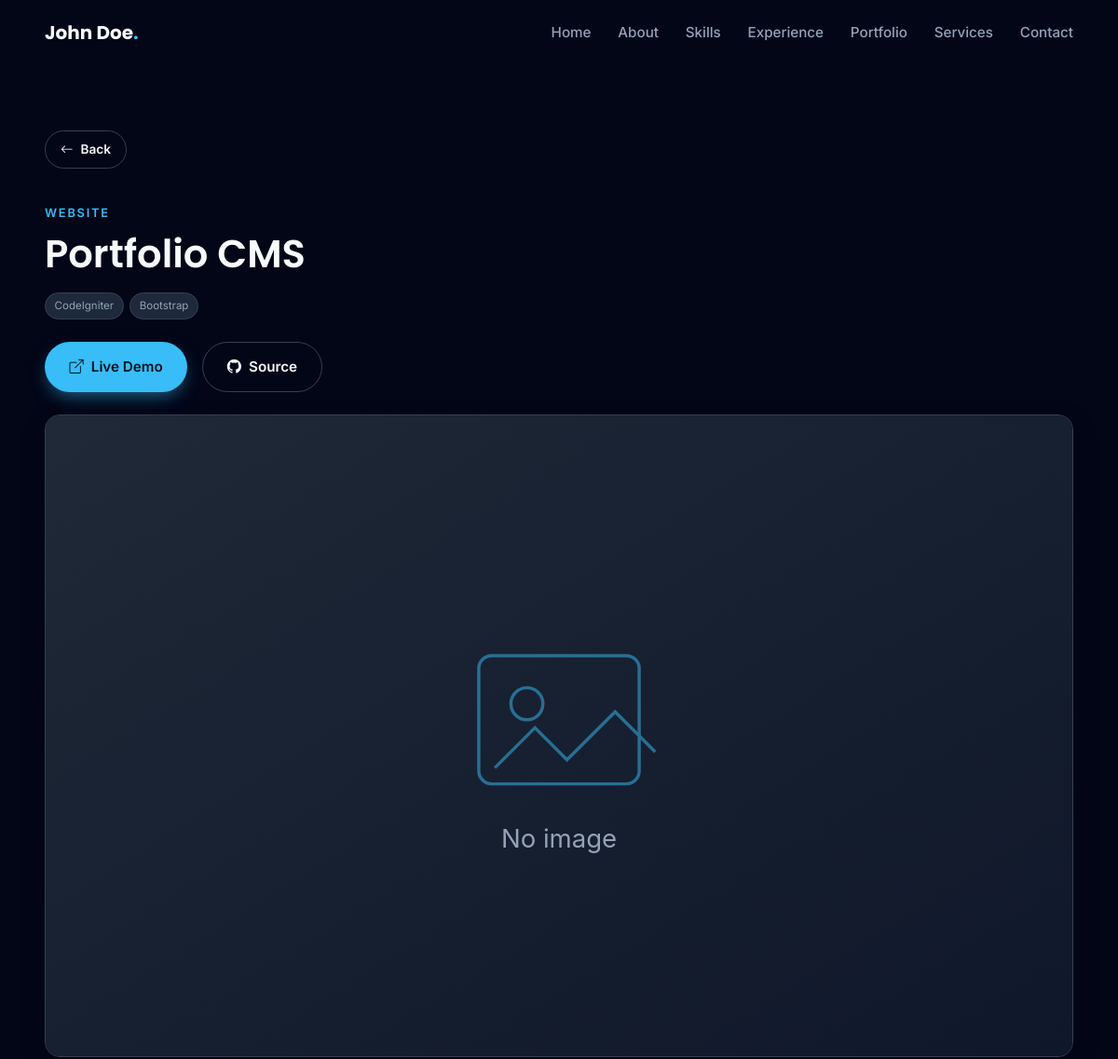
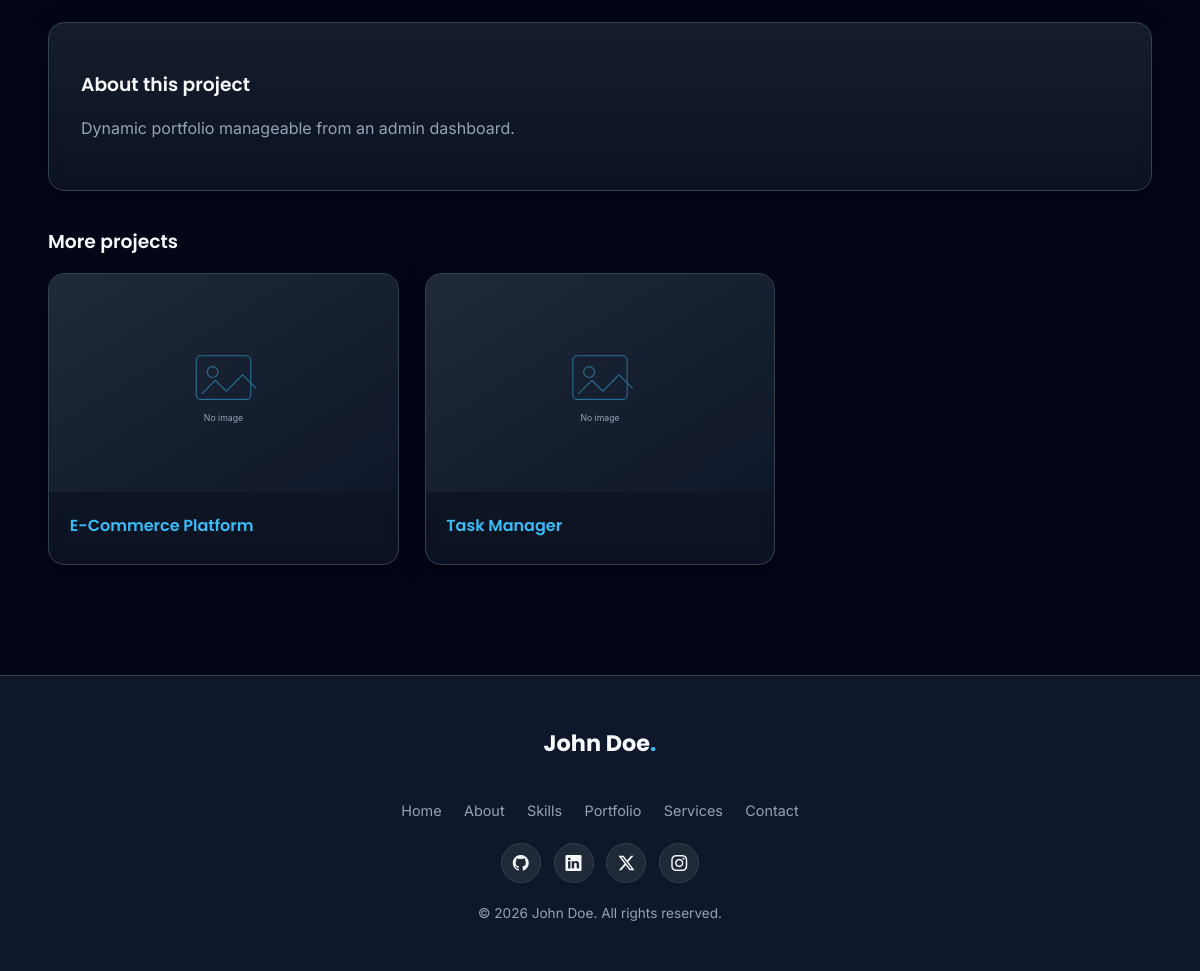
Page /portfolio/portfolio-cms on the committed database (2 pictures, top to bottom).
### tables this page shows
CREATE TABLE `profiles` (
  `id`         INT UNSIGNED NOT NULL AUTO_INCREMENT,
  `name`       VARCHAR(120) NOT NULL,
  `title`      VARCHAR(150) DEFAULT NULL,
  `photo`      VARCHAR(255) DEFAULT NULL,
  `bio`        TEXT,
  `email`      VARCHAR(150) DEFAULT NULL,
  `phone`      VARCHAR(50)  DEFAULT NULL,
  `address`    VARCHAR(255) DEFAULT NULL,
  `birthday`   DATE DEFAULT NULL,
  `freelance`  ENUM('Available','Not Available') DEFAULT 'Available',
  `linkedin`   VARCHAR(255) DEFAULT NULL,
  `github`     VARCHAR(255) DEFAULT NULL,
  `instagram`  VARCHAR(255) DEFAULT NULL,
  `facebook`   VARCHAR(255) DEFAULT NULL,
  `twitter`    VARCHAR(255) DEFAULT NULL,
  `youtube`    VARCHAR(255) DEFAULT NULL,
  `website`    VARCHAR(255) DEFAULT NULL,
  `resume`     VARCHAR(255) DEFAULT NULL,
  `updated_at` DATETIME DEFAULT CURRENT_TIMESTAMP ON UPDATE CURRENT_TIMESTAMP,
  PRIMARY KEY (`id`)
);

CREATE TABLE `portfolios` (
  `id`          INT UNSIGNED NOT NULL AUTO_INCREMENT,
  `title`       VARCHAR(200) NOT NULL,
  `slug`        VARCHAR(220) NOT NULL UNIQUE,
  `category`    VARCHAR(100) DEFAULT NULL,
  `thumbnail`   VARCHAR(255) DEFAULT NULL,
  `description` TEXT,
  `technology`  VARCHAR(255) DEFAULT NULL,
  `github_url`  VARCHAR(255) DEFAULT NULL,
  `demo_url`    VARCHAR(255) DEFAULT NULL,
  `status`      ENUM('Published','Draft') DEFAULT 'Published',
  `featured`    TINYINT(1) DEFAULT 0,
  `meta_title`  VARCHAR(200) DEFAULT NULL,
  `meta_description` VARCHAR(255) DEFAULT NULL,
  `sort_order`  INT DEFAULT 0,
  `views`       INT UNSIGNED DEFAULT 0,
  `created_at`  DATETIME DEFAULT CURRENT_TIMESTAMP,
  PRIMARY KEY (`id`)
);

CREATE TABLE `social_medias` (
  `id`    INT UNSIGNED NOT NULL AUTO_INCREMENT,
  `platform` VARCHAR(60) NOT NULL,
  `icon`  VARCHAR(80) DEFAULT NULL,
  `url`   VARCHAR(255) NOT NULL,
  `sort_order` INT DEFAULT 0,
  PRIMARY KEY (`id`)
);

### application/controllers/Portfolio.php (called while the page is built, shortened)
<?php
class Portfolio extends Public_Controller {
    public function __construct()
    {
        parent::__construct();
        $this->load->model('Portfolio_model');
    }
    public function detail($slug)
    {
        $project = $this->Portfolio_model->by_slug($slug);
        $this->Portfolio_model->increment_views($project['id']);
        $data = array(
            'project'    => $project,
            'gallery'    => $this->Portfolio_model->images($project['id']),
            'related'    => array_slice($this->Portfolio_model->published(), 0, 3),
            'page_title' => $project['meta_title'] ?: $project['title'],
        );
        $this->load->view('portfolio/detail', $data);
    }
}

### index.php (called while the page is built, shortened)
<?php
require_once BASEPATH.'core/CodeIgniter.php';

### application/models/Profile_model.php (called while the page is built, shortened)
<?php
class Profile_model extends MY_Model {
    protected $table = 'profiles';
    public function get()
    {
        return $this->db->order_by('id', 'ASC')->limit(1)->get($this->table)->row_array();
    }
}

### application/core/MY_Controller.php (called while the page is built, shortened)
<?php
class Public_Controller extends MY_Controller {
    public function __construct()
    {
        $this->load->model(array('Setting_model', 'Profile_model', 'Social_model'));
        $this->settings = $this->Setting_model->all_kv();
        $this->load->vars(array(
            'settings' => $this->settings,
            'profile'  => $this->Profile_model->get(),
            'socials'  => $this->Social_model->all(),
        ));
    }
}

### application/helpers/general_helper.php (called while the page is built, shortened)
<?php
if ( ! function_exists('e'))
{
    function e($value)
    {
        return htmlspecialchars((string) $value, ENT_QUOTES, 'UTF-8');
    }
}

### application/core/MY_Model.php (called while the page is built, shortened)
<?php
class MY_Model extends CI_Model {
    protected $table    = '';
    protected $order_by = 'id ASC';
    public function all($where = array())
    {
        if ( ! empty($where)) $this->db->where($where);
        if ($this->order_by)  $this->db->order_by($this->order_by);
        return $this->db->get($this->table)->result_array();
    }
    public function find_by($field, $value)
    {
        return $this->db->where($field, $value)->get($this->table)->row_array();
    }
}

### application/models/Portfolio_model.php (called while the page is built, shortened)
<?php
class Portfolio_model extends MY_Model {
    public function published()
    {
        return $this->all(array('status' => 'Published'));
    }
    public function by_slug($slug)
    {
        return $this->find_by('slug', $slug);
    }
    public function images($portfolio_id)
    {
        return $this->db->where('portfolio_id', $portfolio_id)
                        ->order_by('sort_order', 'ASC')
                        ->get('portfolio_images')->result_array();
    }
}

### application/views/portfolio/detail.php (the view, shortened to what this page needs)
<?php
$this->load->view('layouts/header');
?>
<section class="detail-hero">
  <div class="container">
    <a href="<?= base_url() ?>#portfolio" class="btn btn-ghost btn-sm" style="margin-bottom:1.5rem"><i class="bi bi-arrow-left"></i> Back</a>
    <p class="section-eyebrow"><?= e($project['category']) ?></p>
    <h1 class="section-title"><?= e($project['title']) ?></h1>
    <div class="tags" style="margin:1rem 0">
      <?php foreach (explode(',', (string)$project['technology']) as $t): if(trim($t)==='')continue; ?><span class="tag"><?= e(trim($t)) ?></span><?php endforeach; ?>
    </div>
    <div class="cta" style="display:flex;gap:1rem;margin:1.5rem 0">
      <?php if ($project['demo_url']): ?><a href="<?= e($project['demo_url']) ?>" target="_blank" rel="noopener" class="btn btn-primary"><i class="bi bi-box-arrow-up-right"></i> Live Demo</a><?php endif; ?>
      <?php if ($project['github_url']): ?><a href="<?= e($project['github_url']) ?>" target="_blank" rel="noopener" class="btn btn-ghost"><i class="bi bi-github"></i> Source</a><?php endif; ?>
    </div>
    <img class="about-photo" style="width:100%;margin:1rem 0" src="<?= $project['thumbnail'] ? upload_url('portfolio/'.$project['thumbnail']) : base_url('assets/images/placeholder.svg') ?>" alt="<?= e($project['title']) ?>">
    <div class="glass" style="padding:2rem;margin-top:1.5rem">
      <h3>About this project</h3>
      <p class="text-muted-2"><?= nl2br(e($project['description'])) ?></p>
    </div>
    <?php if ( ! empty($related)): ?>
    <h3 style="margin-top:2.5rem">More projects</h3>
    <div class="portfolio-grid" style="margin-top:1rem">
      <?php foreach ($related as $p): if($p['id']==$project['id'])continue; ?>
      <a href="<?= site_url('portfolio/'.$p['slug']) ?>" class="pf-card glass" style="display:block">
        <div class="pf-thumb"><img src="<?= $p['thumbnail'] ? upload_url('portfolio/'.$p['thumbnail']) : base_url('assets/images/placeholder.svg') ?>" alt="<?= e($p['title']) ?>"></div>
        <div class="pf-body"><h4><?= e($p['title']) ?></h4></div>
      </a>
      <?php endforeach; ?>
    </div>
    <?php endif; ?>
  </div>
</section>
<?php $this->load->view('layouts/footer'); ?>

### application/views/layouts/header.php (shortened to what this page needs)
<!DOCTYPE html>
<html lang="en">
<head>
  <link rel="stylesheet" href="https://cdn.jsdelivr.net/npm/bootstrap-icons@1.11.3/font/bootstrap-icons.min.css">
  <link rel="stylesheet" href="https://unpkg.com/aos@2.3.4/dist/aos.css">
  <link rel="stylesheet" href="<?= base_url('assets/css/style.css') ?>">
</head>
<body>
<nav class="navbar">
  <div class="container inner">
    <a href="<?= base_url() ?>" class="brand"><?= e($profile['name'] ?? 'Portfolio') ?><span>.</span></a>
    <ul class="nav-links">
      <li><a href="#home">Home</a></li>
      <li><a href="#about">About</a></li>
      <li><a href="#skills">Skills</a></li>
      <li><a href="#experience">Experience</a></li>
      <li><a href="#portfolio">Portfolio</a></li>
      <li><a href="#services">Services</a></li>
      <li><a href="#contact">Contact</a></li>
    </ul>
  </div>
</nav>

### application/views/layouts/footer.php (shortened to what this page needs)
<footer class="footer">
  <div class="container">
    <a href="<?= base_url() ?>" class="brand"><?= e($profile['name'] ?? 'Portfolio') ?><span>.</span></a>
    <ul class="footer-links">
      <li><a href="#home">Home</a></li>
      <li><a href="#about">About</a></li>
      <li><a href="#skills">Skills</a></li>
      <li><a href="#portfolio">Portfolio</a></li>
      <li><a href="#services">Services</a></li>
      <li><a href="#contact">Contact</a></li>
    </ul>
    <?php if ( ! empty($socials)): ?>
    <div class="footer-social">
      <?php foreach ($socials as $s): ?>
        <a href="<?= e($s['url']) ?>" target="_blank" rel="noopener" title="<?= e($s['platform']) ?>"><i class="bi <?= e($s['icon'] ?: 'bi-link-45deg') ?>"></i></a>
      <?php endforeach; ?>
    </div>
    <?php endif; ?>
    <p class="copy">&copy; <?= date('Y') ?> <?= e($profile['name'] ?? '') ?>. All rights reserved.</p>
  </div>
</footer>
</body>
</html>

### assets/css/style.css (style rules this page uses)
:root { --primary: #0F172A; --secondary: #1E293B; --bg: #020617; --surface: #111827; --card: #1F2937; --accent: #38BDF8; --accent-hover: #0EA5E9; --success: #22C55E; --warning: #F59E0B; --danger: #EF4444; --text: #F8FAFC; --text-muted: #94A3B8; --border: #334155; --radius: 16px; --shadow: 0 10px 30px -10px rgba(0, 0, 0, .55); --shadow-soft: 0 8px 24px rgba(0, 0, 0, .35); --trans: .25s cubic-bezier(.4, 0, .2, 1); }
* { box-sizing: border-box }
html { scroll-behavior: smooth }
body { margin: 0; font-family: 'Inter', system-ui, -apple-system, sans-serif; background: var(--bg); color: var(--text); line-height: 1.7; overflow-x: hidden; }
h1, h2, h3, h4, h5, .font-head { font-family: 'Poppins', sans-serif; font-weight: 600; line-height: 1.2 }
a { color: var(--accent); text-decoration: none; transition: color var(--trans) }
img { max-width: 100%; display: block }
section { padding: 110px 0; position: relative }
.container { width: min(1140px, 92%); margin-inline: auto }
.text-muted-2 { color: var(--text-muted) }
.section-eyebrow { color: var(--accent); font-weight: 600; letter-spacing: .14em; text-transform: uppercase; font-size: .8rem; margin-bottom: .5rem }
.section-title { font-size: clamp(1.8rem, 4vw, 2.6rem); margin: 0 0 .6rem }
.btn { display: inline-flex; align-items: center; gap: .5rem; padding: .8rem 1.6rem; border-radius: 999px; border: 1px solid transparent; font-weight: 600; font-size: .95rem; cursor: pointer; transition: transform var(--trans), background var(--trans), box-shadow var(--trans); }
.btn-primary { background: var(--accent); color: #04121c; box-shadow: 0 8px 20px -6px rgba(56, 189, 248, .6) }
.btn-ghost { background: transparent; border-color: var(--border); color: var(--text) }
.btn-sm { padding: .5rem 1rem; font-size: .85rem }
.navbar { position: fixed; top: 0; left: 0; right: 0; z-index: 1000; padding: 1.1rem 0; transition: var(--trans); }
.navbar .inner { display: flex; align-items: center; justify-content: space-between }
.brand { font-family: 'Poppins'; font-weight: 700; font-size: 1.25rem; color: var(--text) }
.brand span { color: var(--accent) }
.nav-links { display: flex; gap: 1.8rem; list-style: none; margin: 0; padding: 0 }
.nav-links a { color: var(--text-muted); font-size: .95rem; font-weight: 500 }
.glass { background: linear-gradient(180deg, rgba(31, 41, 55, .7), rgba(17, 24, 39, .65)); border: 1px solid var(--border); border-radius: var(--radius); backdrop-filter: blur(10px); box-shadow: var(--shadow-soft); transition: transform var(--trans), box-shadow var(--trans), border-color var(--trans); }
.about-photo { border-radius: var(--radius); border: 1px solid var(--border); box-shadow: var(--shadow) }
.tags { display: flex; flex-wrap: wrap; gap: .4rem; margin-top: .8rem }
.tag { font-size: .72rem; padding: .25rem .6rem; border-radius: 999px; background: var(--secondary); border: 1px solid var(--border); color: var(--text-muted) }
.portfolio-grid { display: grid; grid-template-columns: repeat(auto-fill, minmax(320px, 1fr)); gap: 1.6rem }
.pf-card { overflow: hidden }
.pf-thumb { position: relative; aspect-ratio: 16/10; overflow: hidden }
.pf-thumb img { width: 100%; height: 100%; object-fit: cover; transition: transform .5s ease }
.pf-body { padding: 1.3rem }
.pf-body h4 { margin: .2rem 0 .5rem }
.footer { background: var(--primary); border-top: 1px solid var(--border); padding: 3rem 0 2rem; text-align: center }
.footer .brand { font-size: 1.4rem; margin-bottom: 1rem; display: inline-block }
.footer-links { display: flex; gap: 1.4rem; justify-content: center; list-style: none; padding: 0; margin: 1.2rem 0; flex-wrap: wrap }
.footer-links a { color: var(--text-muted); font-size: .9rem }
.footer-social { display: flex; gap: .8rem; justify-content: center; margin: 1.2rem 0 }
.footer-social a { width: 40px; height: 40px; border-radius: 50%; display: grid; place-items: center; background: var(--card); border: 1px solid var(--border); color: var(--text) }
.footer .copy { color: var(--text-muted); font-size: .85rem; margin-top: 1rem }
.detail-hero { padding-top: 140px }

### rows in the picture
profiles: name "John Doe"
portfolios: category "WEBSITE", title "Portfolio CMS", technology "CodeIgniter", technology "Bootstrap", description "Dynamic portfolio manageable from an admin dashboard."
portfolios: title "E-Commerce Platform"
portfolios: title "Task Manager"
